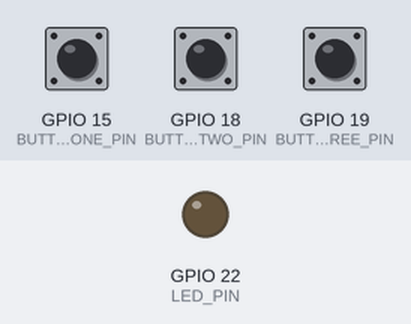
Simulated run of this program. Board: ESP32. Shown: output pins drawn as LEDs (lit = HIGH). Inputs (shaded band) come from the test bench; at power-on: GPIO 15 (BUTTON_ONE_PIN) HIGH, GPIO 18 (BUTTON_TWO_PIN) HIGH, GPIO 19 (BUTTON_THREE_PIN) HIGH. USB keyboard and mouse output is not drawn.

Above: at 1.2 s.
1.3 s: GPIO 15 (BUTTON_ONE_PIN) pulled LOW for 0.15 s
Timing chart, 0 to 4.3 s (numbered marks = the images above; inputs shaded):
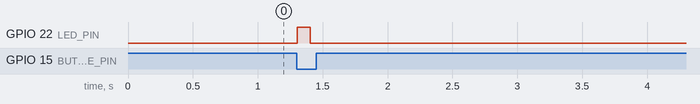

The program:

main.cpp
```cpp
#include <Arduino.h>
#include <BleKeyboard.h>

#define LED_PIN 22
#define BUTTON_ONE_PIN 15
#define BUTTON_TWO_PIN 18
#define BUTTON_THREE_PIN 19

BleKeyboard bleKeyboard;

void blinkLed();
bool lastButtonOneState = HIGH;
bool lastButtonTwoState = HIGH;
bool lastButtonThreeState = HIGH;

void setup()
{
  pinMode(LED_PIN, OUTPUT);
  pinMode(BUTTON_ONE_PIN, INPUT_PULLUP);
  pinMode(BUTTON_TWO_PIN, INPUT_PULLUP);
  pinMode(BUTTON_THREE_PIN, INPUT_PULLUP);

  Serial.begin(115200);
  bleKeyboard.begin();
}

void loop()
{
  bool currentButtonOneState = digitalRead(BUTTON_ONE_PIN);
  bool currentButtonTwoState = digitalRead(BUTTON_TWO_PIN);
  bool currentButtonThreeState = digitalRead(BUTTON_THREE_PIN);

  if (bleKeyboard.isConnected()) {
    if (lastButtonOneState == HIGH && currentButtonOneState == LOW)
    {
      bleKeyboard.write(KEY_NUM_1);
      blinkLed();
    }
    if (lastButtonTwoState == HIGH && currentButtonTwoState == LOW)
    {
      bleKeyboard.write(KEY_NUM_2);
      blinkLed();
    }
    if (lastButtonThreeState == HIGH && currentButtonThreeState == LOW)
    {
      bleKeyboard.write(KEY_NUM_3);
      blinkLed();
    }
  }

  lastButtonOneState = currentButtonOneState;
  lastButtonTwoState = currentButtonTwoState;
  lastButtonThreeState = currentButtonThreeState;
  delay(10);
}

void blinkLed()
{
  digitalWrite(LED_PIN, HIGH);
  delay(100);
  digitalWrite(LED_PIN, LOW);
}
```

Measured:
- after the input at 1.3 s, GPIO 22 (LED_PIN): LOW → HIGH at once, → LOW 0.10 s later
